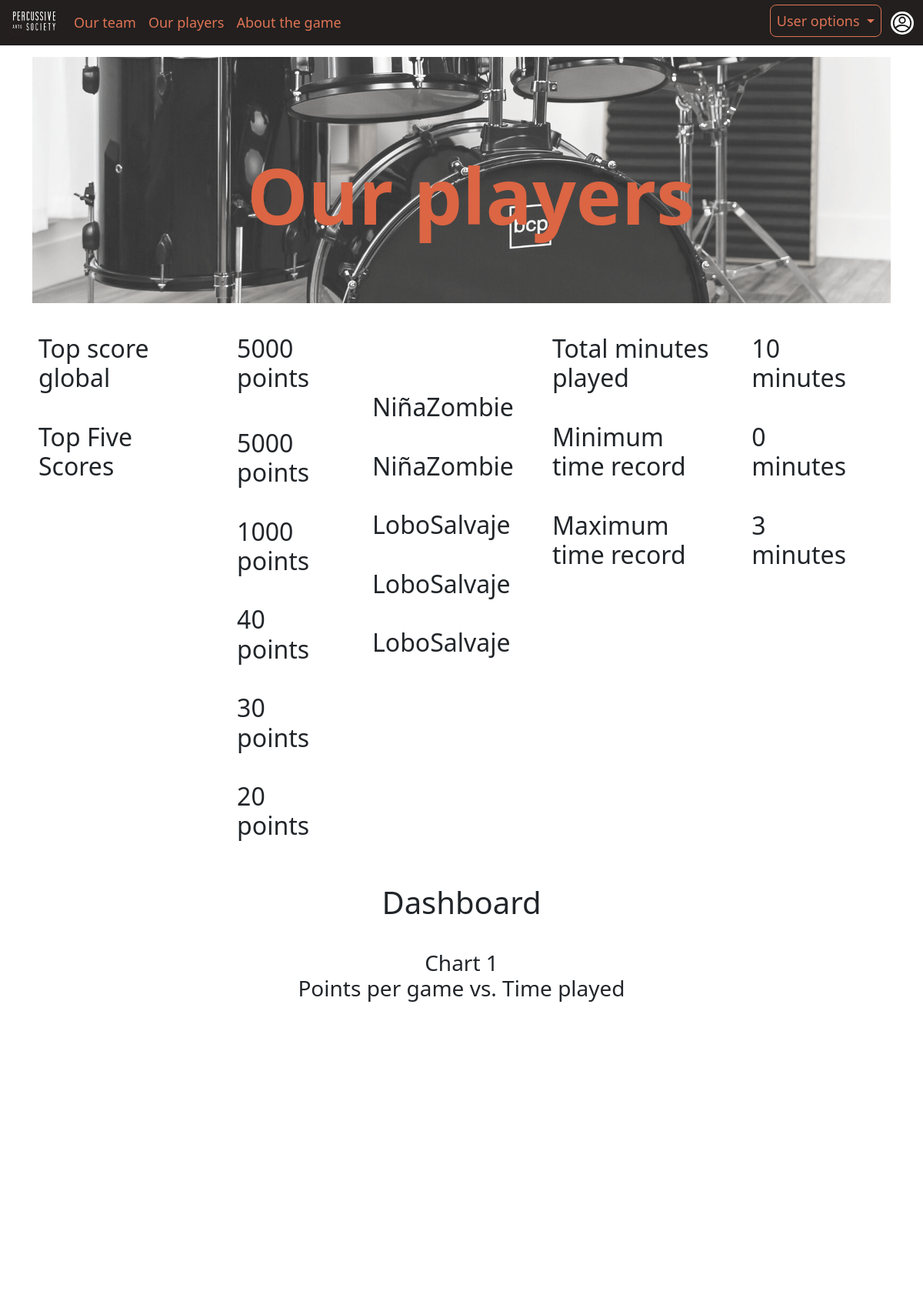
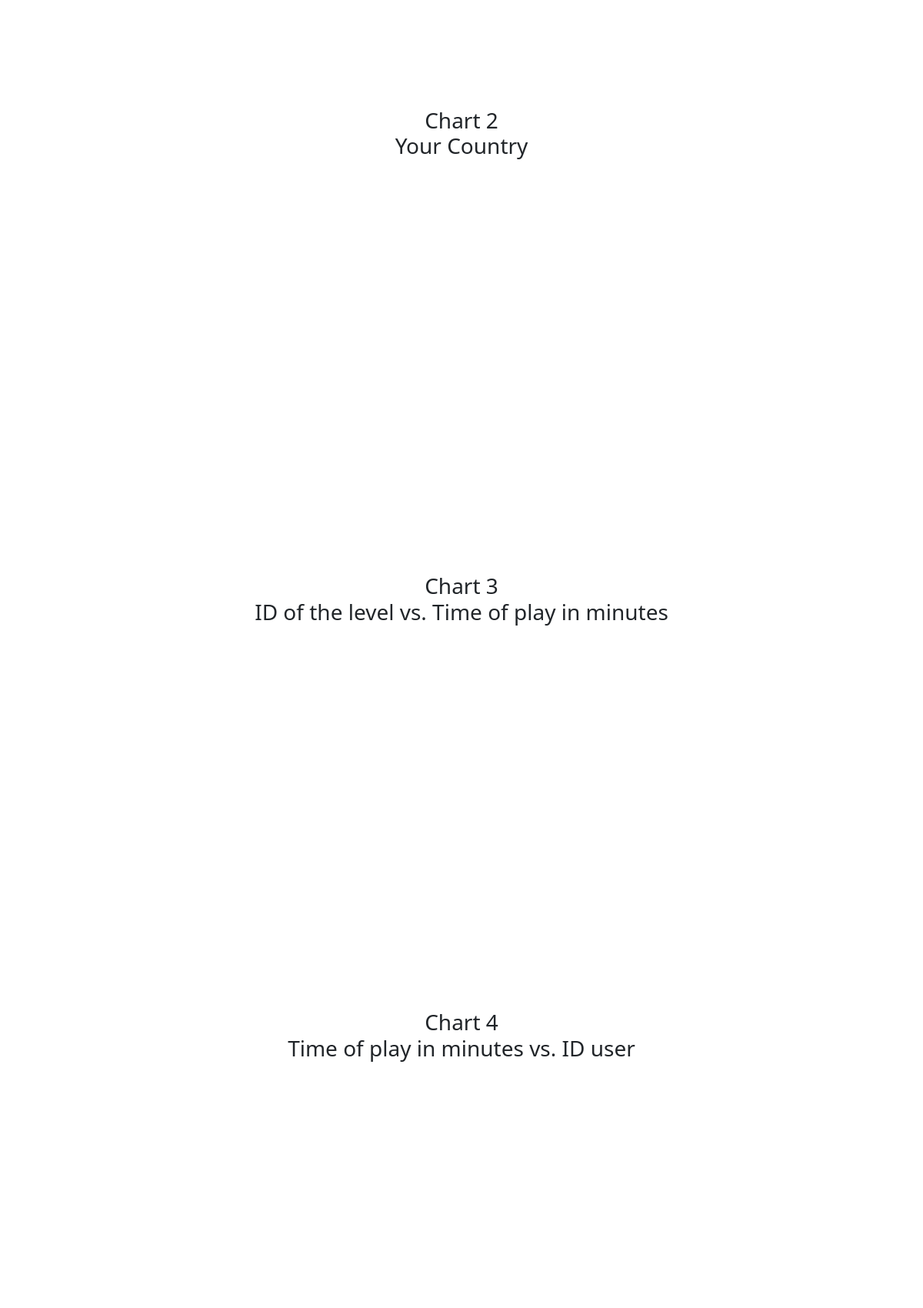
/Estadisticas_globales/ (upper part), run on the app's committed database (2 pictures, top to bottom).
### users/models.py (models this page shows)
class Historial(models.Model):
    Nombre_usuario= models.CharField(max_length=50)
    ID_Usuario= models.CharField(max_length=30)
    Puntos_por_partida= models.CharField(max_length=30)
    Fecha_del_juego= models.CharField(max_length=30)
    ID_Canciones= models.CharField(max_length=30)
    Tiempo_jugado = models.CharField(max_length=30)

### users/views.py (the view)
# urls.py: path('Estadisticas_globales/', views.estadisticasglobales, name="Estadisticas_globales"),
def estadisticasglobales(request):
    data = Historial.objects.order_by('-Puntos_por_partida')[:5] #Ya se muestran los primeros 5 datos
    maxi = Historial.objects.order_by('-Puntos_por_partida')[0:1] #Ya se muestran los primeros 5 datos
    s = Historial.objects.all()
    total_sum = 0
    for item in s:
        total_sum += item.Tiempo_jugado
    total_sum = total_sum/60
    total_sum = round(total_sum)
    tmer_min = Historial.objects.all().aggregate(Min('Tiempo_jugado'))
    tmer_max = Historial.objects.all().aggregate(Max('Tiempo_jugado'))
    context = {
        'data': data,
        'maxi': maxi,
        'timer':total_sum,
        'timer_min': round(tmer_min['Tiempo_jugado__min']/60),
        'timer_max':round(tmer_max['Tiempo_jugado__max']/60)
    }
    h_var = 'Points per game'
    v_var = 'Time played in minutes'
    data = [[h_var,v_var]]
    h_var_json = dumps(h_var)
    v_var_json = dumps(v_var)
    mydb = sqlite3.connect("db.sqlite3")
    cur = mydb.cursor()
    stringSQL = '''SELECT Puntos_por_partida, Tiempo_jugado FROM users_Historial ORDER BY Puntos_por_partida DESC'''
    rows = cur.execute(stringSQL)
    listasalida = []
    for i in rows:
        d = {}
        d['puntos'] = i[0]
        d['tiempo'] = i[1]
        data.append([i[0],i[1]/60]) #Necesita dos numeros
    datos_json = dumps(data)
    h_var2 = '  Country'
    v_var2 = 'Popularity'
    data2 = [[h_var2,v_var2]]
    h_var_json2 = dumps(h_var2)
    v_var_json2 = dumps(v_var2)
    mydb2 = sqlite3.connect("db.sqlite3")
    cur2 = mydb2.cursor()
    stringSQL2 = ''' SELECT DISTINCT country FROM users_user'''
    rows2 = cur2.execute(stringSQL2)
    for i in rows2:
        r = {}
        r['paises'] = i[0]
        data2.append([i[0],""]) #Necesita dos numeros
    datos_json2 = dumps(data2)
    h_var3 = 'ID of the level'
    v_var3 = 'Time of play in minutes'
    data3 = [[h_var3,v_var3]]
    h_var_json3 = dumps(h_var3)
    v_var_json3 = dumps(v_var3)
    mydb3 = sqlite3.connect("db.sqlite3")
    cur3 = mydb3.cursor()
    stringSQL3 = ''' SELECT Tiempo_jugado, ID_Canciones  FROM users_Historial'''
    rows3 = cur3.execute(stringSQL3)
    for i in rows3:
        rr = {}
        rr['tiempo'] = i[0]
        rr['id'] = i[1]
        data3.append([i[1],i[0]/60]) #Necesita tres numeros
    datos_json3 = dumps(data3)
    h_var4 = 'Time played in minutes'
    v_var4 = 'ID user'
    data4 = [[h_var4,v_var4]]
    h_var_json4 = dumps(h_var4)
    v_var_json4 = dumps(v_var4)
    mydb4 = sqlite3.connect("db.sqlite3")
    cur4 = mydb4.cursor()
    stringSQL4 = '''SELECT Tiempo_jugado ,ID_usuario FROM users_Historial ORDER BY Tiempo_jugado DESC'''
    rows4 = cur4.execute(stringSQL4)
    listasalida4 = []
    for i in rows4:
        d = {}
        d['puntos'] = i[0]
        d['tiempo'] = i[1]
        data4.append([i[0]/60,i[1]]) #Necesita dos numeros
    datos_json4 = dumps(data4)
    h_var5 = 'Levels reached'
    v_var5 = 'ID user'
    data5 = [[h_var5,v_var5]]
    h_var_json5 = dumps(h_var5)
    v_var_json5 = dumps(v_var5)
    mydb5 = sqlite3.connect("db.sqlite3")
    cur5 = mydb5.cursor()
    stringSQL5 = '''SELECT ID_Canciones ,ID_usuario FROM users_Historial ORDER BY Tiempo_jugado DESC'''
    rows5 = cur5.execute(stringSQL5)
    listasalida5 = []
    for i in rows5:
        d = {}
        d['puntos'] = i[0]
        d['tiempo'] = i[1]
        data5.append([i[0],i[1]]) #Necesita dos numeros
    datos_json5 = dumps(data5)
    return render(request, 'users/stadistics-global.html', {'values':datos_json,'h_title':h_var_json,'v_title':v_var_json
                                                 ,'values2':datos_json2,'h_title2':h_var_json2,'v_title2':v_var_json2,
                                                 'values3':datos_json3,'h_title3':h_var_json3,'v_title3':v_var_json3 , 'contexto': context
                                                 ,'values4':datos_json4,'h_title4':h_var_json4,'v_title4':v_var_json4
                                                 ,'values5':datos_json5,'h_title5':h_var_json5,'v_title5':v_var_json5 })

### users/templates/users/stadistics-global.html (shortened to what this page needs)
<!DOCTYPE html>
<html lang="en">
<head>
    {% load static %}
    <link rel="stylesheet" type="text/css" href="{% static 'PAS/normalize.css' %}">
    <link href="https://cdn.jsdelivr.net/npm/bootstrap@5.1.3/dist/css/bootstrap.min.css" rel="stylesheet"
>
    <link rel="stylesheet" href="{% static 'PAS/main.css' %}">
    <link rel="stylesheet" href="{% static 'PAS/our-players.css' %}" type="text/css">
    <link rel="stylesheet" type="text/css" href="{% static 'PAS/Dashboard.css' %}">
</head>
<body>
    <header>
        <nav class="navbar navbar-expand-lg navbar-dark bg-dark">
            <div class="container-fluid">
                <a class="navbar-brand" href="{% url 'index'%}">
                    <img src="{% static 'PAS/src/img/pas-photos/paswhitelogotext.png' %} " alt="percussive arts society" width="60"
                        id="logo-pas" class="">
                </a>
                <div class="collapse navbar-collapse justify-content-end" id="navbarNav">
                    <ul class="navbar-nav">
                        <li class="nav-item">
                            <a class="nav-link" href="{% url 'Nuestro_equipo'%}">Our team</a>
                        </li>
                        <li class="nav-item">
                            <a class="nav-link" href="{% url 'Estadisticas_globales'%}">Our players</a>
                        </li>
                        <li class="nav-item">
                            <a class="nav-link" href="{% url 'Sobre_juego'%}">About the game</a>
                        </li>
                    </ul>
                    <ul class="navbar-nav ms-auto">
                        <li class="nav-item dropdown">
                            <a class="nav-link border-naranja dropdown-toggle" style="display: inline;" href="#"
                                id="navbarDropdownMenuLink" role="button" data-bs-toggle="dropdown" aria-expanded="false">
                                User options
                            </a>
                            <span style="display: inline;">
                                <img src="{% static 'PAS/src/img/icons/user_icon.svg' %}" alt="icon of a person" height="30px"
                                    class="rounded-circle" id="user-icon">
                            </span>
                        </li>
                    </ul>
                </div>
            </div>
        </nav>
    </header>
    <section class="title">
        <div class="container">
            <img id="background-image" src="{% static 'PAS/src/img/instruments/R.jpg' %}" alt="drums">
            <div class="text-above">
                <h1>
                    Our players
                </h1>
            </div>
        </div>
    </section>
    <section id="Flexibox">
        <div id="Titulos_izq">
            <h2>
                Top score global
            </h2>
            <h2>
                Top Five Scores
            </h2>
            <h2 class="Final_inv">a</h2>
            <h2 class="Final_inv">b</h2>
            <h2 class="Final_inv">c</h2>
            <h2 class="Final_inv">d</h2>
        </div>
        <div id="Flexi_box2">
            <div id="Datos_izq">
                <ul style="list-style: none">
                    {% for item in contexto.maxi %}
                        <li>
                            <h2>{{item.Puntos_por_partida}} points</h2>
                        </li>
                    {%endfor%}
                </ul>
                <ul style="list-style: none">
                    {% for item in contexto.data %}
                        <li>
                            <h2>{{item.Puntos_por_partida}} points</h2>
                        </li>
                    {%endfor%}
                </ul>
            </div>
            <div id="Jugadores">
                <h2 class="Final_inv">
                </h2>
                <ul style="list-style: none">
                    {% for item in contexto.data %}
                        <li>
                            <h2>{{item.Nombre_usuario}}</h2>
                        </li>
                    {%endfor%}
                </ul>
            </div>
        </div>
        <div id="Flexi_box3">
            <div id="Titulos_der">
                <h2>
                    Total minutes played
                </h2>
                <h2>
                    Minimum time record
                </h2>
                <h2>
                    Maximum time record
                </h2>
            </div>
            <div id="Titulos_izq">
                <h2>
                    {{contexto.timer}} minutes
                </h2>
                <h2>
                    {{contexto.timer_min}} minutes
                </h2>
                <h2>
                    {{contexto.timer_max}} minutes
                </h2>
            </div>
        </div>
    </section>
    <h1>Dashboard</h1>
    <h2></h2>
    <h3>Chart 1</h3>
    <h3>Points per game vs. Time played</h3>
    <div id="chart_div" style="width: 800px; height: 500px;"></div>
    <h2></h2>
    <h3>Chart 2</h3>
    <h3>Your Country</h3>
    <div id="regions_div" style="width: 800px; height: 500px;"></div>
    <h2></h2>
    <h3>Chart 3</h3>
    <h3>ID of the level vs. Time of play in minutes</h3>
    <div id="chart_div3" style="width: 800px; height: 500px;"></div>
    <h3>Chart 4</h3>
    <h3> Time of play in minutes vs. ID user</h3>
    <div id="chart_div4" style="width: 800px; height: 500px;"></div>
</body>
</html>

### users/static/PAS/main.css (style rules this page uses)
:root { --primary: #dc6543; --secondary: #0b0706; --hightlight: #4bc3e0; --gray-primary: #8d8d8d; }
body { font-family: Calibri, Candara, Segoe, "Segoe UI", Optima, Arial, sans-serif; }
nav { z-index: 5; }
.navbar-nav .nav-link { color: var(--primary) !important; font-size: 18px; }
.bg-dark { background-color: var(--secondary) !important; opacity: 0.9; }
.border-naranja { border: 1px solid var(--primary); border-radius: 0.5rem; }
#user-icon { margin-left: 8px; background-color: white; }

### users/static/PAS/our-players.css (style rules this page uses)
:root { --primary: #dc6543; --secondary: #0b0706; --hightlight: #4bc3e0; --gray-primary: #8d8d8d; }
.title .container { position: relative; }
#background-image { position: relative; left: 0; right: 0; top: 0; bottom: 0; z-index: 0; margin-top: 15px; opacity: 0.8; width: 100%; height: 320px; filter: grayscale(90%); object-fit: cover; }
.text-above { position: absolute; top: 40%; width: 100%; height: 84px; display: flex; justify-content: center; }
.text-above h1 { color: var(--primary); }
.container h1 { text-align: center; font-size: 100px; font-weight: bolder; margin: 0; }
section#Flexibox { display: flex; column-gap: 50px; margin: 25px 50px; }
section#Flexibox div#Flexi_box2 { display: flex; column-gap: 50px; margin: auto 0; }
div h2.Final_inv { color: white; }
h2 { padding: 15px 0; }
section#Flexibox div#Flexi_box3 { display: flex; margin: 0 auto; justify-content: space-around; }
section#Flexibox div#Flexi_box3 div#Titulos_izq { padding: 0 50px; }

### users/static/PAS/Dashboard.css (style rules this page uses)
body { align-items: center; align-content: center; }
h3,h1 { margin: 0 auto; text-align: center; }
div { margin: 0 auto; }

### data on the page
Historial: Puntos_por_partida "5000", Nombre_usuario "NiñaZombie"
Historial: Puntos_por_partida "1000", Nombre_usuario "NiñaZombie"
Historial: Puntos_por_partida "40", Nombre_usuario "LoboSalvaje"
Historial: Puntos_por_partida "30", Nombre_usuario "LoboSalvaje"
Historial: Puntos_por_partida "20", Nombre_usuario "LoboSalvaje"

### other printed values
{{ contexto.timer }} "10"
{{ contexto.timer_min }} "0"
{{ contexto.timer_max }} "3"
